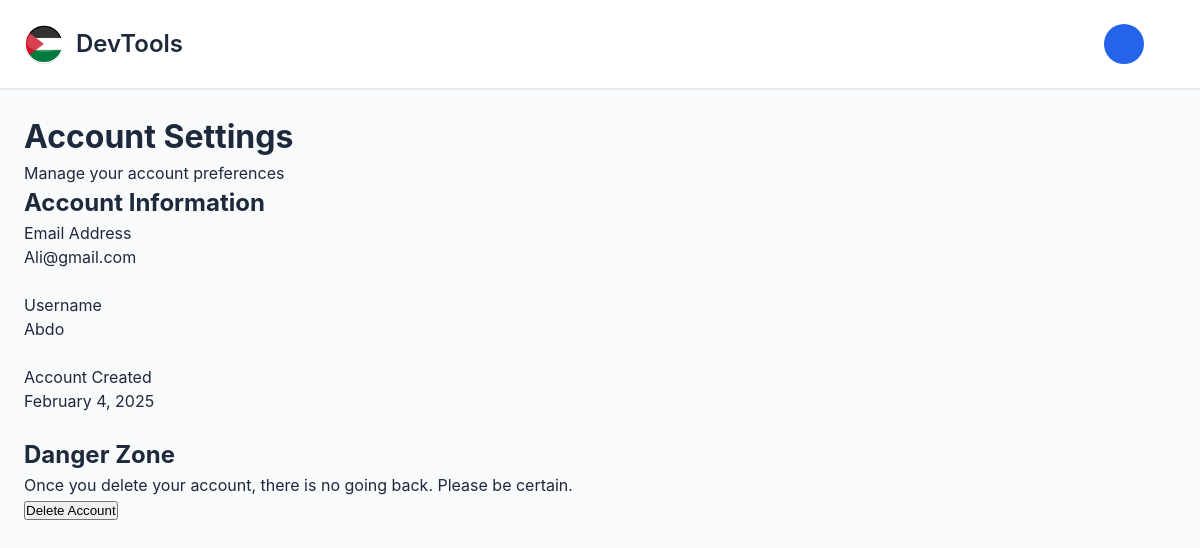
/settings/ (signed in), run on the app's committed database.
### pytest/models.py (models this page shows)
class User(AbstractUser):
    age = models.IntegerField(null=True, blank=True)
    pic = models.ImageField(upload_to='profile_pics', null=True, blank=True)
    gender = models.CharField(max_length=10, default='Unknown' , null=True, blank=True)
    is_staff = models.BooleanField(default=False)
    is_superuser = models.BooleanField(default=False)
    is_active = models.BooleanField(default=True)
    is_deleted = models.BooleanField(default=False)
    class Meta:
        app_label = 'pytest'

### pytest/views.py (the view)
# urls.py: path('settings/', views.settings_view, name='settings'),
@login_required(login_url='login')
def settings_view(request):
    return render(request, 'settings.html', {'user': request.user})

### templates/settings.html (shortened to what this page needs)
{% load static %}
<!DOCTYPE html>
<html>
    <head>
        <link rel="stylesheet" href="{% static 'pytest/css/style.css' %}">
    </head>
    <body>
        <header class="site-header">
            <div class="header-container">
                <a href="{% url 'home' %}" class="brand">
                    <img src="{% static 'pytest/images/logo.png' %}" alt="DevTools" class="brand-logo">
                    <span class="brand-name">DevTools</span>
                </a>
                {% if user.is_authenticated %}
                <div class="profile-section">
                    <div class="profile-menu">
                        <button class="profile-trigger">
                            {% if user.pic %}
                                <img src="{{ user.pic.url }}" alt="Profile" class="profile-image">
                            {% else %}
                                <div class="profile-initial">{{ user.first_name|make_list|first|upper }}</div>
                            {% endif %}
                        </button>
                    </div>
                </div>
                {% endif %}
            </div>
        </header>
        <div class="container">
            <div class="settings-page">
                <div class="settings-header">
                    <h1>Account Settings</h1>
                    <p>Manage your account preferences</p>
                </div>
                <div class="settings-content">
                    <div class="settings-card">
                        <h2>Account Information</h2>
                        <div class="settings-form">
                            <div class="form-group">
                                <label>Email Address</label>
                                <p class="settings-value">{{ user.email }}</p>
                            </div>
                            <div class="form-group">
                                <label>Username</label>
                                <p class="settings-value">{{ user.username }}</p>
                            </div>
                            <div class="form-group">
                                <label>Account Created</label>
                                <p class="settings-value">{{ user.date_joined|date:"F j, Y" }}</p>
                            </div>
                        </div>
                    </div>
                    <div class="settings-card danger-zone">
                        <h2>Danger Zone</h2>
                        <p class="danger-text">Once you delete your account, there is no going back. Please be certain.</p>
                        <button class="delete-button" onclick="confirmDelete()">
                            Delete Account
                        </button>
                    </div>
                </div>
            </div>
        </div>
    </body>
</html>

### static/pytest/css/style.css (style rules this page uses)
:root { --primary-color: #2563eb; --primary-hover: #1d4ed8; --secondary-color: #64748b; --success-color: #22c55e; --danger-color: #ef4444; --warning-color: #f59e0b; --text-primary: #1e293b; --text-secondary: #475569; --text-light: #94a3b8; --bg-primary: #ffffff; --bg-secondary: #f8fafc; --bg-tertiary: #f1f5f9; --border-color: #e2e8f0; --shadow-sm: 0 1px 2px 0 rgb(0 0 0 / 0.05); --shadow-md: 0 4px 6px -1px rgb(0 0 0 / 0.1); --shadow-lg: 0 10px 15px -3px rgb(0 0 0 / 0.1); --radius-sm: 0.375rem; --radius-md: 0.5rem; --radius-lg: 0.75rem; }
* { margin: 0; padding: 0; box-sizing: border-box; }
body { font-family: -apple-system, BlinkMacSystemFont, 'Segoe UI', Roboto, 'Helvetica Neue', Arial, sans-serif; line-height: 1.5; color: var(--text-primary); background-color: var(--bg-secondary); }
.container { max-width: 1200px; margin: 0 auto; padding: 1.5rem; }
.site-header { background-color: var(--bg-primary); border-bottom: 1px solid var(--border-color); padding: 1rem 0; position: sticky; top: 0; z-index: 100; box-shadow: var(--shadow-sm); }
.header-container { display: flex; justify-content: space-between; align-items: center; max-width: 1200px; margin: 0 auto; padding: 0 1.5rem; }
.brand { display: flex; align-items: center; text-decoration: none; gap: 0.75rem; }
.brand-logo { height: 2.5rem; width: auto; }
.brand-name { font-size: 1.5rem; font-weight: 600; color: var(--text-primary); }
.profile-section { position: relative; }
.profile-trigger { display: flex; align-items: center; gap: 0.75rem; padding: 0.5rem; border: none; background: none; cursor: pointer; border-radius: var(--radius-md); transition: background-color 0.2s; }
.profile-image, .profile-initial { width: 2.5rem; height: 2.5rem; border-radius: 50%; object-fit: cover; }
.profile-initial { background-color: var(--primary-color); color: white; display: flex; align-items: center; justify-content: center; font-weight: 600; font-size: 1rem; }
.form-group { margin-bottom: 1.5rem; }

### data on the page
User: email "Ali@gmail.com", username "Abdo", date_joined "February 4, 2025"
